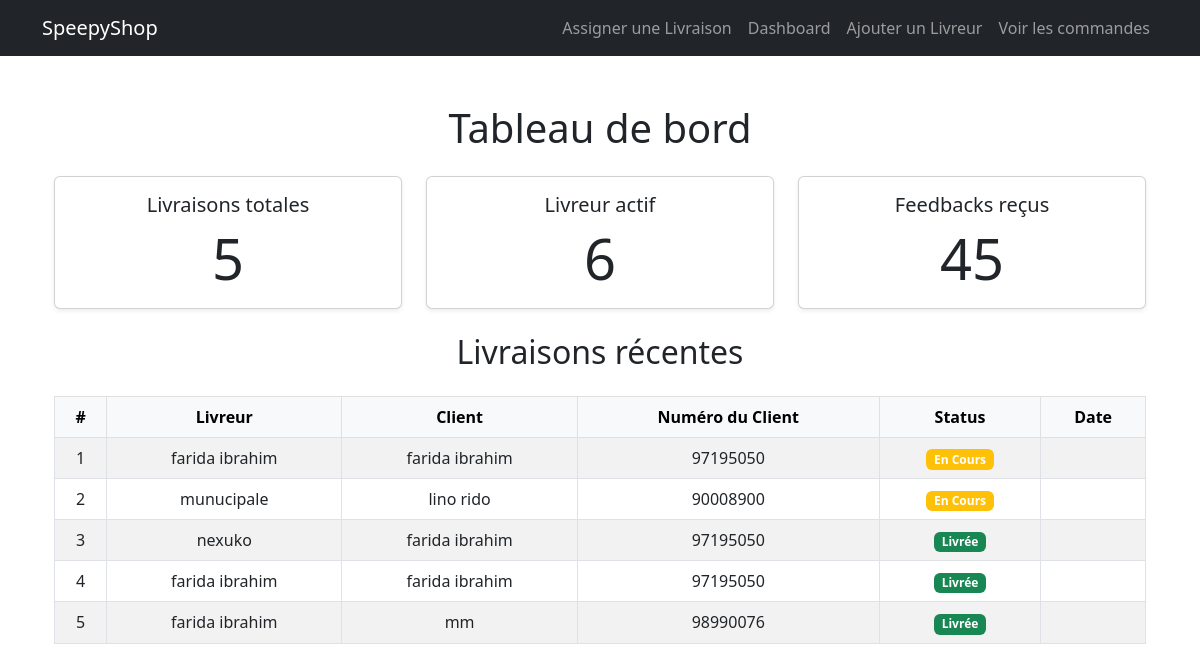
/dashboard, run on the app's committed database.
### livraison/models.py (models this page shows, shortened)
class Livraison(models.Model):
    livreur = models.ForeignKey(Livreur, on_delete=models.SET_NULL, null=True, blank=True)
    address = models.TextField()  # adresse de livraison
    client_name = models.CharField(max_length=100)
    client_phone_number = models.CharField(max_length=15)
    status_choices = [
        ('En Attente', 'En Attente'),
        ('En Cours', 'En Cours'),
        ('Livrée', 'Livrée'),
        ('Échouée', 'Échouée'),
    ]
    status = models.CharField(max_length=10, choices=status_choices, default='En Attente')
    delivery_date = models.DateTimeField(null=True, blank=True)  # Date de livraison prévue
    delivered_at = models.DateTimeField(null=True, blank=True)  # Date de livraison réelle
    created_at = models.DateTimeField(auto_now_add=True)

class Livreur(models.Model):
    photo = models.ImageField(upload_to='images/', blank=True, null=True)
    nom = models.CharField(max_length=200 , null=True)
    phone_number = models.CharField(max_length=15)
    address = models.TextField()
    is_active = models.BooleanField(default=True)  # statut pour savoir si le livreur est actif
    created_at = models.DateTimeField(auto_now_add=True)

### livraison/views.py (the view)
# urls.py: path('dashboard', views.dashboard , name="dashboard"),
def dashboard(request):
    livraisons = Livraison.objects.all()
    total_livraisons = Livraison.objects.count()  # Calculer le total des livraisons
    livreur_actif = Livreur.objects.count()
    return render(request , 'dashboarddashboard.html',{'livraison' : livraisons,
                                               'total_livraisons':total_livraisons,
                                                'livreur_actif':livreur_actif})

### templates/dashboarddashboard.html
{% extends 'base.html' %}
{% block content %}
<div class="container-fluid">
    <div class="row">
        <div class="col-md-12">
            <h1 class="my-4 text-center">Tableau de bord</h1>
            <div class="row text-center mb-4">
                <div class="col-md-4">
                    <div class="card shadow-sm">
                        <div class="card-body">
                            <h5 class="card-title">Livraisons totales</h5>
                            <p class="card-text display-4">{{ total_livraisons }}</p>
                        </div>
                    </div>
                </div>
                <div class="col-md-4">
                    <div class="card shadow-sm">
                        <div class="card-body">
                            <h5 class="card-title">Livreur actif</h5>
                            <p class="card-text display-4">{{ livreur_actif }}</p>
                        </div>
                    </div>
                </div>
                <div class="col-md-4">
                    <div class="card shadow-sm">
                        <div class="card-body">
                            <h5 class="card-title">Feedbacks reçus</h5>
                            <p class="card-text display-4">45</p>
                        </div>
                    </div>
                </div>
            </div>
            <h2 class="my-4 text-center">Livraisons récentes</h2>
            <div class="table-responsive">
                <table class="table table-striped table-hover table-bordered align-middle">
                    <thead class="table-light">
                        <tr class="text-center">
                            <th>#</th>
                            <th>Livreur</th>
                            <th>Client</th>
                            <th>Numéro du Client</th>
                            <th>Status</th>
                            <th>Date</th>
                        </tr>
                    </thead>
                    <tbody>
                        {% for livraison in livraison %}
                        <tr class="text-center">
                            <td>{{ forloop.counter }}</td>
                            <td>{{ livraison.livreur.nom }}</td>
                            <td>{{ livraison.client_name }}</td>
                            <td>{{ livraison.client_phone_number }}</td>
                            <td>
                                <span class="badge
                                    {% if livraison.status == 'En Attente' %} bg-secondary
                                    {% elif livraison.status == 'En Cours' %} bg-warning
                                    {% elif livraison.status == 'Livrée' %} bg-success
                                    {% else %} bg-danger {% endif %}">
                                    {{ livraison.status }}
                                </span>
                            </td>
                            <td>{{ livraison.delivered_at|date:"d/m/Y H:i" }}</td>
                        </tr>
                        {% empty %}
                        <tr>
                            <td colspan="6" class="text-center">Aucune livraison trouvée.</td>
                        </tr>
                        {% endfor %}
                    </tbody>
                </table>
            </div>
        </div>
    </div>
</div>
{% endblock %}

### data on the page
Livraison: livreur.nom "farida ibrahim", client_name "farida ibrahim", client_phone_number "97195050", status "En Cours"
Livraison: livreur.nom "munucipale", client_name "lino rido", client_phone_number "90008900", status "En Cours"
Livraison: livreur.nom "nexuko", client_name "farida ibrahim", client_phone_number "97195050", status "Livrée"
Livraison: livreur.nom "farida ibrahim", client_name "farida ibrahim", client_phone_number "97195050", status "Livrée"
Livraison: livreur.nom "farida ibrahim", client_name "mm", client_phone_number "98990076", status "Livrée"

### other printed values
{{ total_livraisons }} "5"
{{ livreur_actif }} "6"
